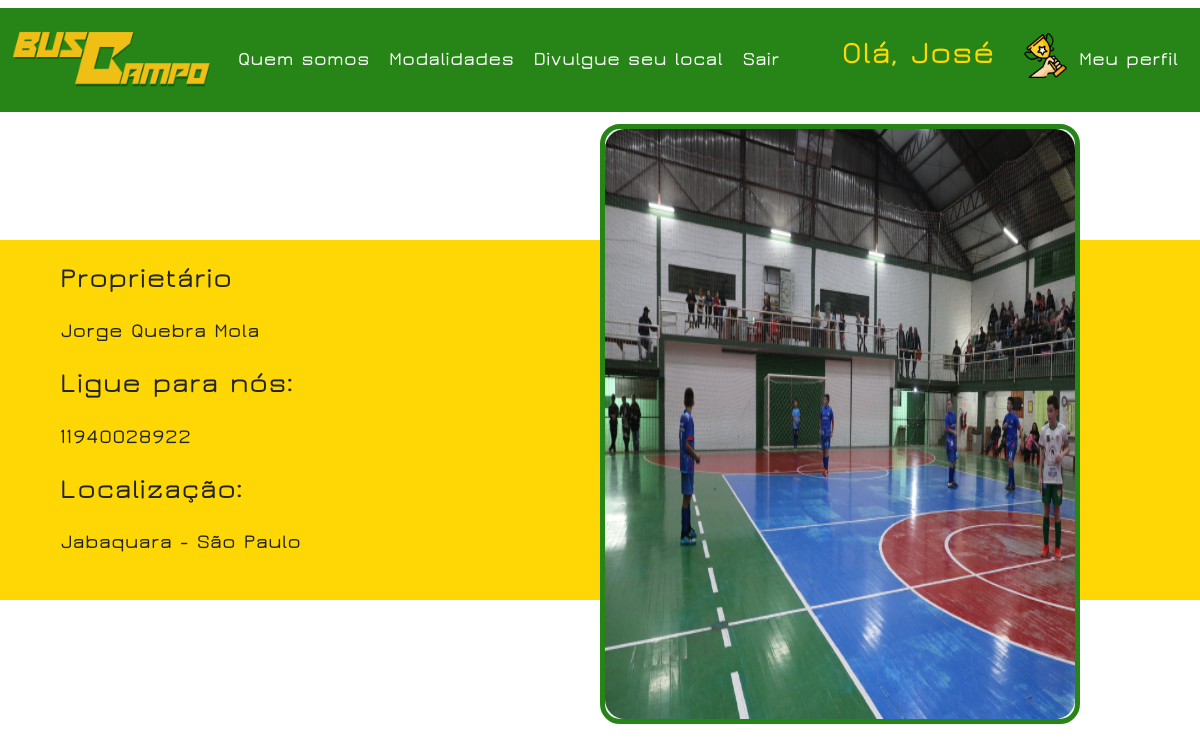
The app's page /contato.php?id_local=1 (signed in) with its own data.
### tables this page shows
CREATE TABLE `tb_local` (
  `id_local` int(11) NOT NULL,
  `nome_local` varchar(40) NOT NULL,
  `id_categoria` int(11) NOT NULL,
  `desc_local` varchar(70) NOT NULL,
  `telefone` varchar(15) NOT NULL,
  `cep` varchar(9) NOT NULL,
  `rua` varchar(50) NOT NULL,
  `numero` int(11) NOT NULL,
  `bairro` varchar(40) NOT NULL,
  `cidade` varchar(50) NOT NULL,
  `estado` varchar(2) NOT NULL,
  `id_cliente` int(11) NOT NULL,
  `img1` varchar(60) NOT NULL,
  `img2` varchar(60) NOT NULL,
  `img3` varchar(60) NOT NULL
);

CREATE TABLE `tb_locador` (
  `id_cliente` int(11) NOT NULL,
  `nome_cliente` varchar(32) NOT NULL,
  `email` varchar(50) NOT NULL,
  `doc` varchar(20) NOT NULL,
  `telefone` varchar(15) NOT NULL,
  `imagem` varchar(60) NOT NULL,
  `senha` varchar(40) NOT NULL
);

### contato.php (the view, shortened to what this page needs)
<?php
@include('menu.php');
require('connect.php');
extract($_GET);
$quadra = mysqli_query($con, "SELECT * FROM `tb_local` INNER JOIN `tb_categoria` ON `tb_local`.`id_categoria` = `tb_categoria`.`id_categoria` INNER JOIN `tb_locador` ON `tb_local`.`id_cliente` = `tb_locador`.`id_cliente` where `id_local` = '$id_local'");
$quadra = mysqli_fetch_array($quadra);
?>
<!DOCTYPE html>
<html lang="en">
<head>
    <link rel="stylesheet" href="css/contato.css">
</head>
<body>
<div class="lista">
    <h3><p>Proprietário</p></h3>
    <h5><p><?php echo $quadra['nome_cliente'] ?></p> </h4>
    <h3><p> Ligue para nós: </p></h3>
    <h5><p><?php echo $quadra['4'] ?></p></h5>
    <h3><p> Localização: </p></h3>
    <h5><p><?php echo "$quadra[bairro]  -  $quadra[cidade]"?></p></h4>
</div>
    <div class="dir">
        <div class="conteudo">
            <?php
            echo  "<img src=$quadra[img1]>"
            ?>
        </div>
        </div>
</body>
</html>

### css/menu.css (style rules this page uses)
* { font-family: 'jura' !important; }

### css/contato.css (style rules this page uses)
* { border: 0; padding: 0; margin: 0; font-family: 'jura' !important; }
body { background-image: url(../imgs/ball.jpg); background-repeat: no-repeat; background-position: center; background-size: cover; }
.lista { background-color:#ffd704; width: 100%; position: fixed; top: 30%; height: 45vh; display: flex; flex-direction: column; justify-content: center ; }
.lista p { position: relative; left: 5%; }
.dir { position: relative; position: relative; left: 45%; width: 50%; height: 100vh; display: flex; align-items: center; justify-content: center; }
.conteudo { background-color: #edf2f4; border-radius: 20px; width: 80%; height: 600px; position: relative; top: 3%; display: flex; flex-direction: column; border: solid 5px #268516; }
.conteudo img { height: 100%; border-radius: 20px; }

### records on screen
tb_local: id_cliente.nome_cliente "Jorge Quebra Mola", telefone "11940028922", bairro "Jabaquara", cidade "São Paulo", img1 (picture)

### other values on screen
$_SESSION[nome] "José"
